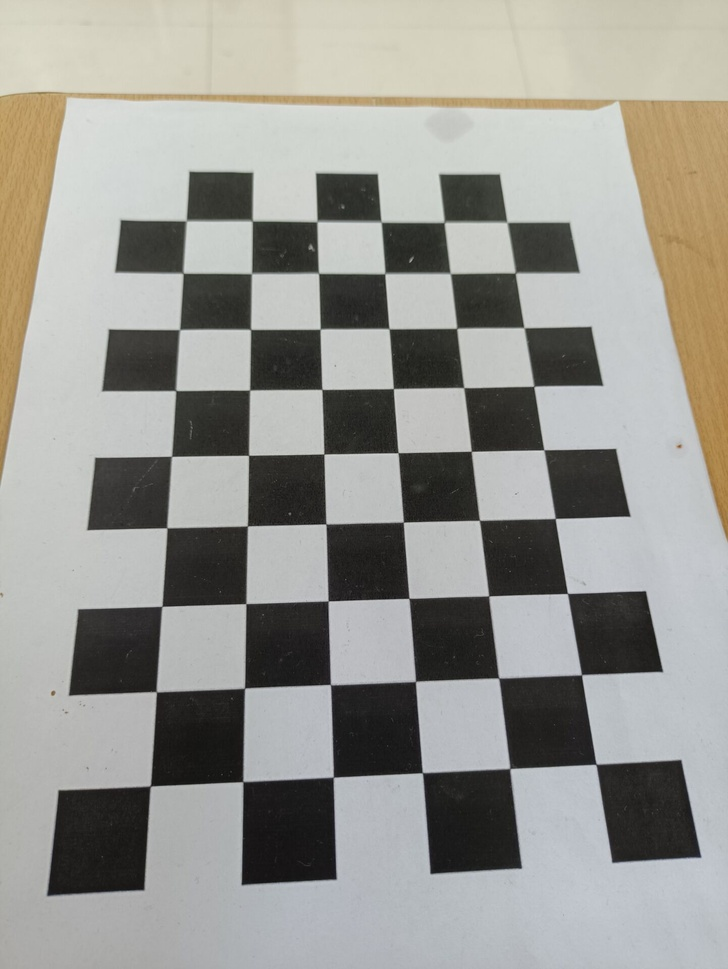
#> input picture image/chess.jpg, 728 x 969 px, shrunk from 1442 x 1920 before the run, found by its file name
$ python 28-31_2.py
#> lines starting #> are read from the running program, lines starting #| are printed output that depends on the picture; after the words box and inside, x2 and y2 are one past the last pixel; in counts of white or black regions, pixels touching at a corner belong together
from cv2 import cv2 as cv
import numpy as np
from matplotlib import pyplot as plt


def cv_show(name, img):
    cv.imshow(name, img)
    k = cv.waitKey(0)
    if k == 27:
        cv.destroyAllWindows()


img = cv.imread('image/chess.jpg')
#> img is the input picture: shape (969, 728, 3); mean B, G, R 146.2, 151.7, 152.3
# 转化为灰度图
gray = cv.cvtColor(img, cv.COLOR_BGR2GRAY)
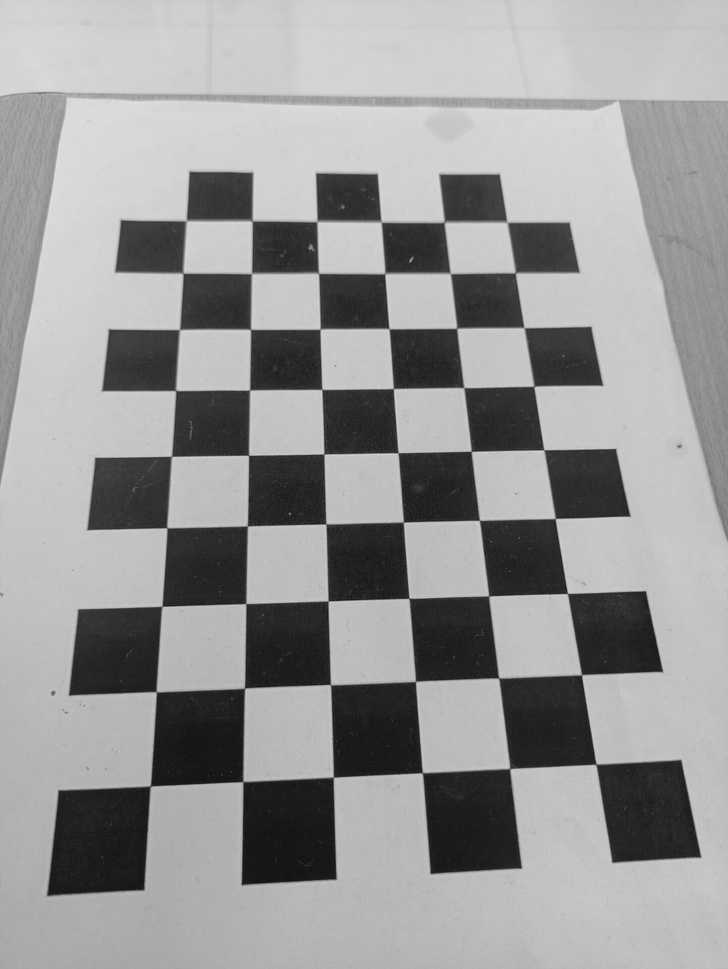
#> gray: shape (969, 728); min 14, max 224, mean 151.3
# 二值化处理
ret, binary = cv.threshold(gray, 90, 255, cv.THRESH_BINARY)
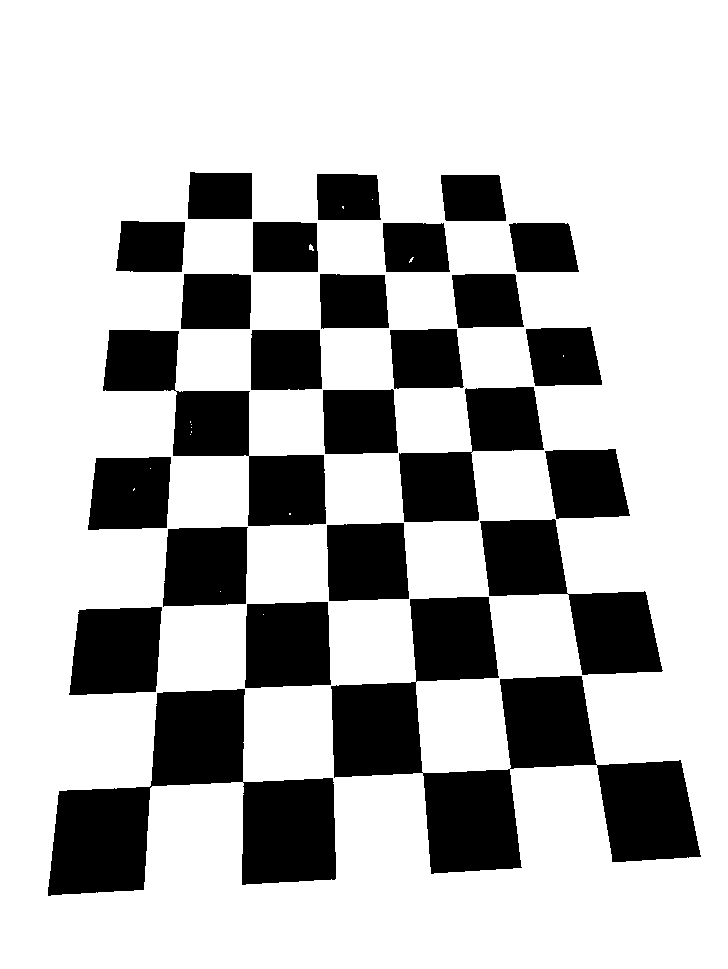
#> binary: shape (969, 728); 73.4% white; 25 black regions, largest, box (x1, y1, x2, y2) and area: (331, 597, 701, 874) 39222, (48, 689, 336, 896) 27375, (103, 330, 326, 526) 14381
cv_show('img', binary)
#> (key Esc is pressed here)
# 通过腐蚀去除白色噪声
kernel = np.ones((5, 5), np.uint8)
binary = cv.erode(binary, kernel)
#> binary: shape (969, 728); 70.4% white; 1 black region, box (x1, y1, x2, y2) and area: (46, 170, 703, 898) 208904
# 平滑处理
binary = cv.medianBlur(binary, 5, 0)
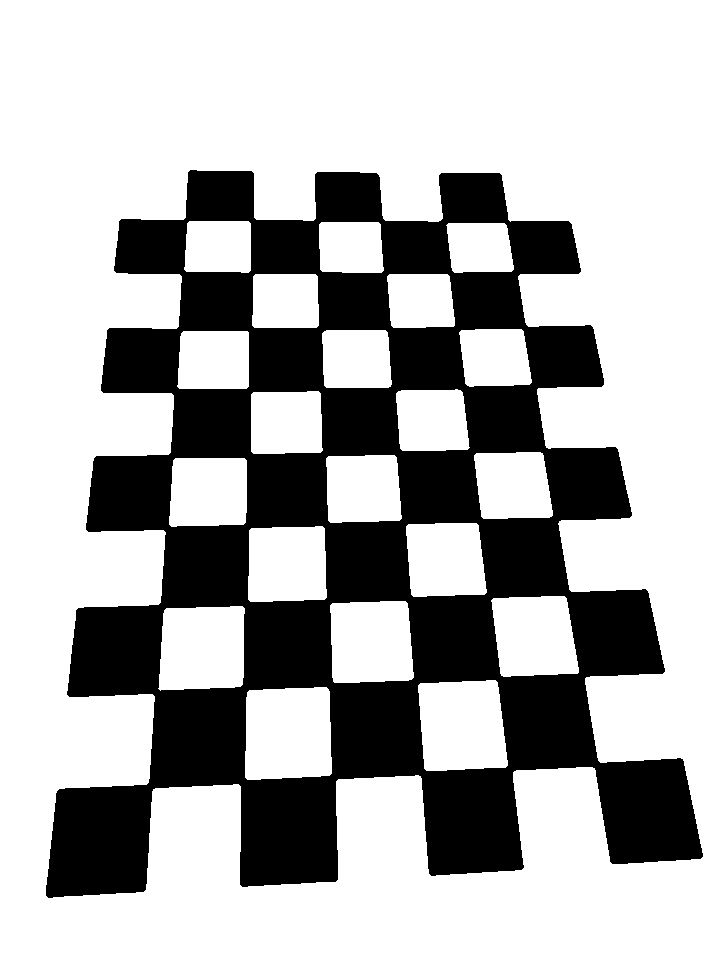
#> binary: shape (969, 728); 70.4% white; 1 black region, box (x1, y1, x2, y2) and area: (46, 170, 703, 898) 209107
cv_show('img', binary)
#> (key Enter is pressed here)


# Harris检测之前转换成float32类型
gray = np.float32(binary)
# 这里中间两个参数很重要，一开始没注意到
dst = cv.cornerHarris(gray, 6, 9, 0.04)
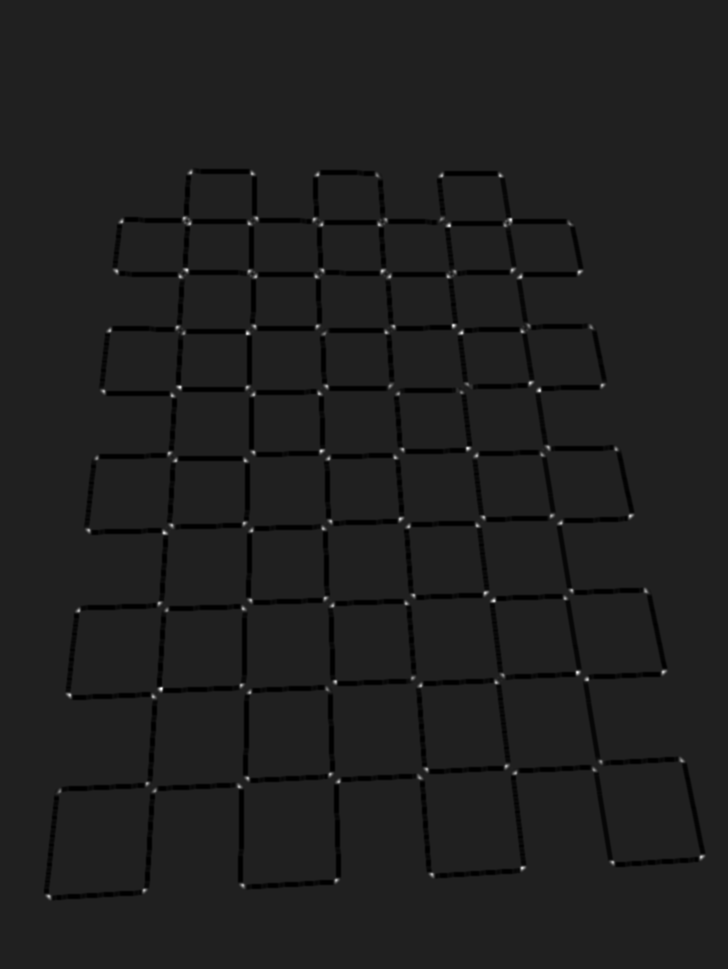
#> dst: shape (969, 728) float32; min -5.53e+13, max 3.74e+14, mean -2.38e+12; drawn with min black and max white
dst = cv.dilate(dst, None)
img[dst > 0.0281 * dst.max()] = [0, 0, 255]
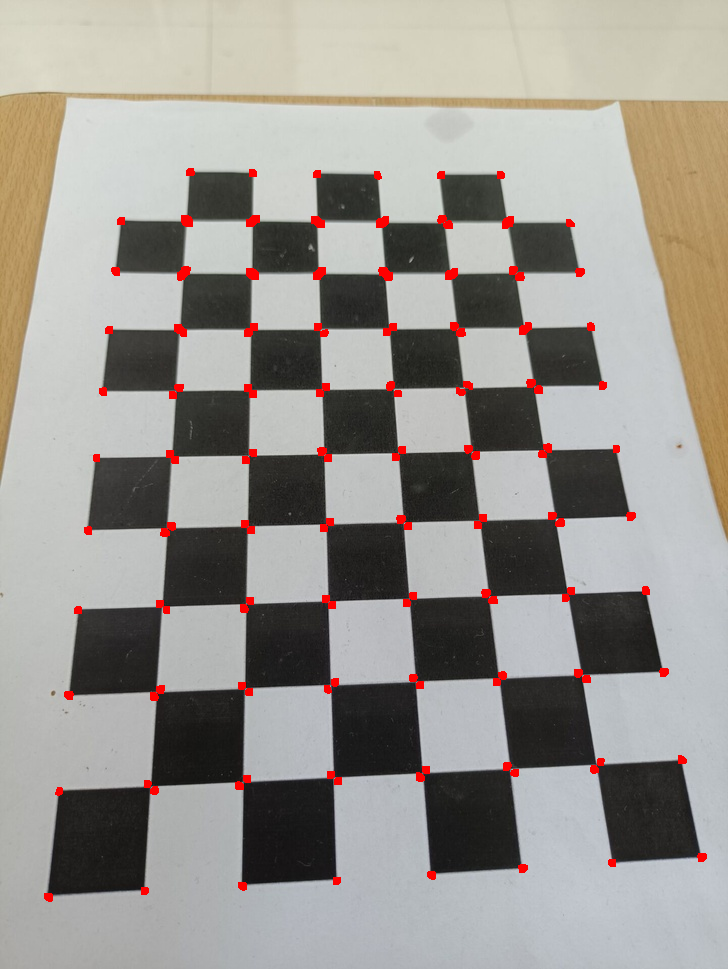
#> img: shape (969, 728, 3); 1.3% of pixels changed, all inside (x1, y1, x2, y2) = (44, 168, 707, 902)

# 以二值图形式显示修改的地方
ret, dst = cv.threshold(dst, 0.01 * dst.max(), 255, 0)
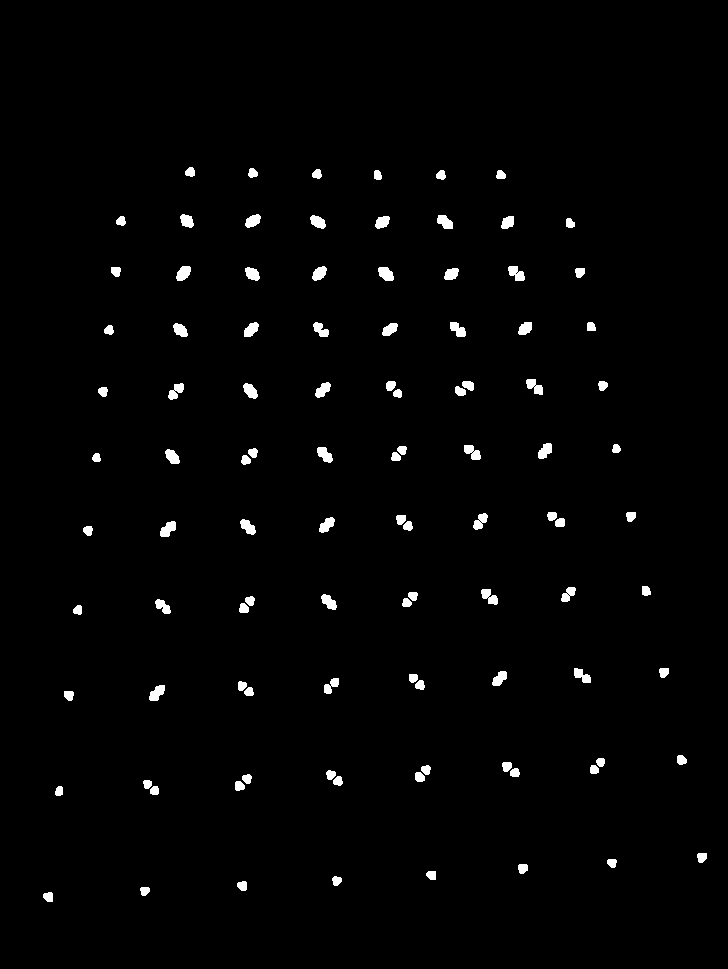
#> dst: shape (969, 728) float32; 1.5% white; 102 white regions, largest, box (x1, y1, x2, y2) and area: (160, 521, 176, 537) 171, (378, 267, 394, 281) 168, (149, 685, 165, 701) 168
#> ret = 3.74e+12
cv_show('img', dst)
# 保存图片
cv.imwrite('Tests/28-31_2.jpg', img)


# [16 lines of commented-out code are left out]
